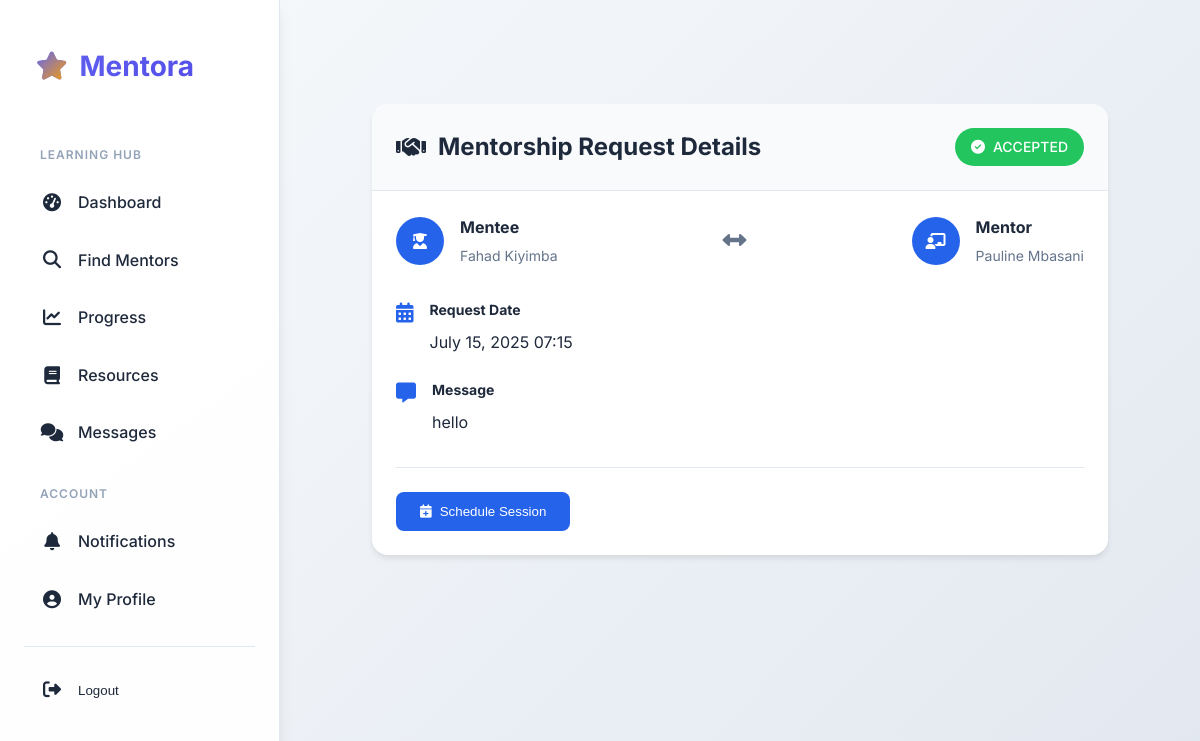
Page /mentors/request/3/ (signed in) on the committed database.
### mentorship/models.py (models this page shows, shortened)
class MentorshipRequest(models.Model):
    mentee = models.ForeignKey(Mentee, on_delete=models.CASCADE, related_name='sent_requests')
    mentor = models.ForeignKey(Mentor, on_delete=models.CASCADE, related_name='received_requests')
    request_date = models.DateTimeField(auto_now_add=True)
    message = models.TextField()
    STATUS_CHOICES = [
        ('PENDING', 'Pending'),
        ('ACCEPTED', 'Accepted'),
        ('REJECTED', 'Rejected'),
    ]
    status = models.CharField(
        max_length=10,
        choices=STATUS_CHOICES,
        default='PENDING',
    )
    response_date = models.DateTimeField(blank=True, null=True)
    rejection_reason = models.TextField(blank=True, null=True)
    is_session_scheduled = models.BooleanField(default=False)
    class Meta:
        unique_together = ('mentee', 'mentor', 'status')
        constraints = [
            models.UniqueConstraint(
                fields=['mentee', 'mentor'],
                condition=models.Q(status__in=['PENDING', 'ACCEPTED']),
                name='unique_pending_or_accepted_request'
            )
        ]

class Mentee(models.Model):
    user = models.OneToOneField(User, on_delete=models.CASCADE)
    location = models.CharField(max_length=255, blank=True, null=True)
    interests = models.ManyToManyField(Interest, related_name='mentees', blank=True) # Mentees have interests (skill tags)
    bio = models.TextField(blank=True, null=True)
    profile_picture = models.ImageField(upload_to='mentee_pics/', blank=True, null=True)

class Mentor(models.Model):
    user = models.OneToOneField(User, on_delete=models.CASCADE)
    location = models.CharField(max_length=255, blank=True, null=True)
    expertise = models.ManyToManyField(Interest, related_name='mentors', blank=True)
    title = models.CharField(max_length=255, blank=True, null=True)
    company = models.CharField(max_length=255, blank=True, null=True)
    rating = models.DecimalField(max_digits=2, decimal_places=1, blank=True, null=True)
    reviews_count = models.IntegerField(default=0)
    price_per_session = models.DecimalField(max_digits=6, decimal_places=2, blank=True, null=True)
    experience_years = models.IntegerField(blank=True, null=True)
    availability = models.CharField(max_length=255, blank=True, null=True)
    STATUS_CHOICES = [
        ('AVAILABLE', 'Available for Mentorship'),
        ('BUSY', 'Currently Busy'),
        ('OFFLINE', 'Offline'),
    ]
    availability_status = models.CharField(
        max_length=20,
        choices=STATUS_CHOICES,
        default='AVAILABLE',
    )
    available_date=models.DateTimeField(blank=True, null=True)
    availabile_time=models.DateTimeField(blank=True, null=True)
    bio = models.TextField(blank=True, null=True)
    profile_picture = models.ImageField(upload_to='mentor_pics/', blank=True, null=True)

### mentorship/views.py (the view)
# urls.py: path('request/<int:request_pk>/', views.mentorship_request_detail, name='mentorship_request_detail'),
@login_required
def mentorship_request_detail(request, request_pk):
    mentorship_request = get_object_or_404(MentorshipRequest, pk=request_pk)
    if not (request.user == mentorship_request.mentee.user or request.user == mentorship_request.mentor.user):
        messages.error(request, "You are not authorized to view this mentorship request.")
        return redirect('dashboard_redirect') # Redirect to a safe page
    context = {
        'mentorship_request': mentorship_request
    }
    return render(request, 'mentorship/mentorship_request_detail.html', context)

### mentorship/templatetags/notification_extras.py (called while the page is built)
@register.inclusion_tag('mentorship/notification_badge.html', takes_context=True)
def notification_badge(context):
    request = context['request']
    if request.user.is_authenticated:
        unread_count = Notification.objects.filter(recipient=request.user, is_read=False).count()
        return {'unread_count': unread_count}
    return {'unread_count': 0} # Return 0 if not authenticated

### mentorship/templates/mentorship/mentorship_request_detail.html (shortened to what this page needs)
{% extends 'mentorship/base.html' %}
{% block content %}
<div class="request-container">
    <div class="request-card">
        <div class="request-header">
            <h1>
                <i class="fas fa-handshake"></i>
                Mentorship Request Details
            </h1>
            <div class="status-badge {{ mentorship_request.status|lower }}">
                <i class="fas {% if mentorship_request.status == 'PENDING' %}fa-clock{% elif mentorship_request.status == 'ACCEPTED' %}fa-check-circle{% else %}fa-times-circle{% endif %}"></i>
                {{ mentorship_request.status }}
            </div>
        </div>
        <div class="request-content">
            <div class="participants">
                <div class="participant mentee">
                    <div class="avatar">
                        <i class="fas fa-user-graduate"></i>
                    </div>
                    <div class="details">
                        <h3>Mentee</h3>
                        <p>{{ mentorship_request.mentee.user.get_full_name|default:mentorship_request.mentee.user.username }}</p>
                    </div>
                </div>
                <div class="connection-line">
                    <i class="fas fa-arrows-alt-h"></i>
                </div>
                <div class="participant mentor">
                    <div class="avatar">
                        <i class="fas fa-chalkboard-teacher"></i>
                    </div>
                    <div class="details">
                        <h3>Mentor</h3>
                        <p>{{ mentorship_request.mentor.user.get_full_name|default:mentorship_request.mentor.user.username }}</p>
                    </div>
                </div>
            </div>
            <div class="request-details">
                <div class="detail-item">
                    <i class="fas fa-calendar-alt"></i>
                    <div class="detail-content">
                        <h4>Request Date</h4>
                        <p>{{ mentorship_request.request_date|date:"F d, Y H:i" }}</p>
                    </div>
                </div>
                <div class="detail-item message">
                    <i class="fas fa-comment-alt"></i>
                    <div class="detail-content">
                        <h4>Message</h4>
                        <p>{{ mentorship_request.message }}</p>
                    </div>
                </div>
            </div>
            {% if mentorship_request.status == 'ACCEPTED' and request.user == mentorship_request.mentee.user %}
                <div class="action-buttons">
                    <button onclick="location.href='{% url 'schedule_session' mentorship_request.pk %}'" class="btn btn-primary">
                        <i class="fas fa-calendar-plus"></i> Schedule Session
                    </button>
                </div>
            {% endif %}
        </div>
    </div>
</div>
{% endblock %}

### mentorship/templates/mentorship/base.html (style rules this page uses)
:root { --primary-color: #6366f1; --primary-dark: #4f46e5; --primary-light: #a5b4fc; --secondary-color: #64748b; --accent-color: #f59e0b; --background-light: #f8fafc; --background-dark: #0f172a; --surface: #ffffff; --surface-hover: #f1f5f9; --text-dark: #1e293b; --text-light: #64748b; --text-muted: #94a3b8; --border: #e2e8f0; --border-dark: #334155; --success: #10b981; --error: #ef4444; --warning: #f59e0b; --info: #3b82f6; --shadow-sm: 0 1px 2px 0 rgb(0 0 0 / 0.05); --shadow-md: 0 4px 6px -1px rgb(0 0 0 / 0.1), 0 2px 4px -1px rgb(0 0 0 / 0.06); --shadow-lg: 0 10px 15px -3px rgb(0 0 0 / 0.1), 0 4px 6px -2px rgb(0 0 0 / 0.05); --transition: all 0.3s cubic-bezier(0.4, 0, 0.2, 1); --border-radius: 12px; --sidebar-width: 280px; }
* { box-sizing: border-box; }
body { font-family: 'Inter', -apple-system, BlinkMacSystemFont, sans-serif; margin: 0; padding: 0; background: linear-gradient(135deg, #f8fafc 0%, #e2e8f0 100%); color: #1e293b; line-height: 1.6; display: flex; min-height: 100vh; font-weight: 400; }
html { scroll-behavior: smooth; }

### mentorship/templates/mentorship/mentorship_request_detail.html (style rules this page uses)
:root { --primary-color: #2563eb; --primary-dark: #1e40af; --secondary-color: #64748b; --accent-color: #f59e0b; --background-light: #f8fafc; --text-dark: #1e293b; --text-light: #64748b; --white: #ffffff; --success: #22c55e; --error: #ef4444; --warning: #f59e0b; --info: #3b82f6; --shadow-sm: 0 1px 2px 0 rgb(0 0 0 / 0.05); --shadow-md: 0 4px 6px -1px rgb(0 0 0 / 0.1); --transition: all 0.3s ease; }
.request-container { max-width: 800px; margin: 2rem auto; padding: 2rem; }
.request-card { background: var(--white); border-radius: 1rem; box-shadow: var(--shadow-md); overflow: hidden; }
.request-header { padding: 1.5rem; background: var(--background-light); border-bottom: 1px solid #e2e8f0; display: flex; justify-content: space-between; align-items: center; }
.request-header h1 { color: var(--text-dark); font-size: 1.5rem; font-weight: 700; display: flex; align-items: center; gap: 0.75rem; margin: 0; }
.status-badge { padding: 0.5rem 1rem; border-radius: 2rem; font-size: 0.875rem; font-weight: 500; display: flex; align-items: center; gap: 0.5rem; }
.status-badge.accepted { background: var(--success); color: var(--white); }
.request-content { padding: 1.5rem; }
.participants { display: flex; align-items: center; justify-content: space-between; margin-bottom: 2rem; }
.participant { display: flex; align-items: center; gap: 1rem; }
.avatar { width: 3rem; height: 3rem; background: var(--primary-color); border-radius: 50%; display: flex; align-items: center; justify-content: center; color: var(--white); }
.connection-line { color: var(--text-light); font-size: 1.5rem; }
.details h3 { color: var(--text-dark); font-size: 1rem; margin: 0 0 0.25rem 0; }
.details p { color: var(--text-light); font-size: 0.875rem; margin: 0; }
.request-details { display: grid; gap: 1.5rem; }
.detail-item { display: flex; gap: 1rem; align-items: flex-start; }
.detail-item i { color: var(--primary-color); font-size: 1.25rem; padding-top: 0.25rem; }
.detail-content h4 { color: var(--text-dark); font-size: 0.875rem; margin: 0 0 0.5rem 0; }
.detail-content p { color: var(--text-dark); margin: 0; line-height: 1.6; }
.action-buttons { display: flex; gap: 1rem; margin-top: 2rem; padding-top: 1.5rem; border-top: 1px solid #e2e8f0; }
.btn { padding: 0.75rem 1.5rem; border-radius: 0.5rem; font-weight: 500; border: none; cursor: pointer; display: flex; align-items: center; gap: 0.5rem; transition: var(--transition); }
.btn-primary { background: var(--primary-color); color: var(--white); }

### rows in the picture
MentorshipRequest: status "ACCEPTED", mentee.user.get_full_name "Fahad Kiyimba", mentor.user.get_full_name "Pauline Mbasani", request_date "July 15, 2025 07:15", message "hello"
